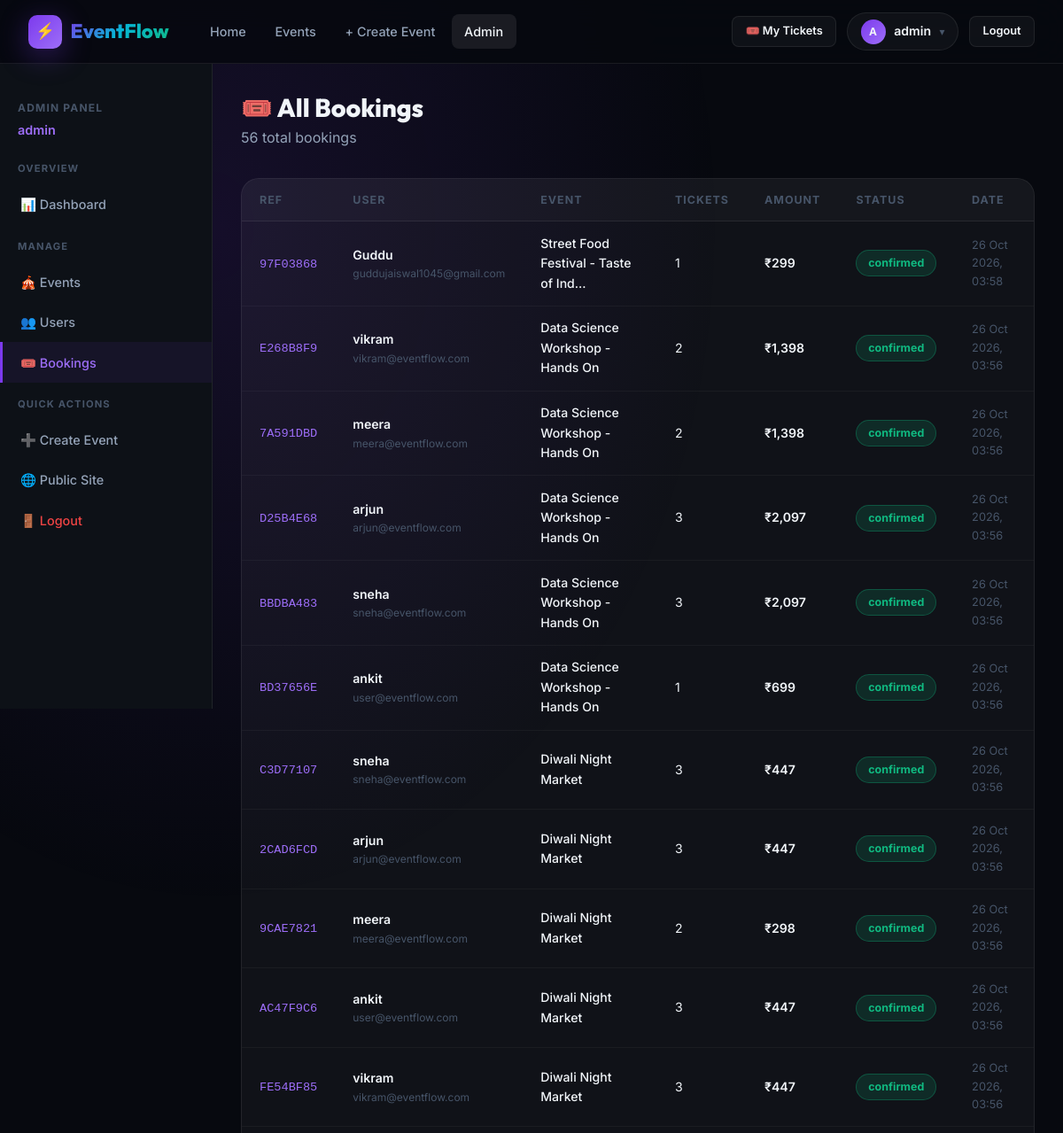
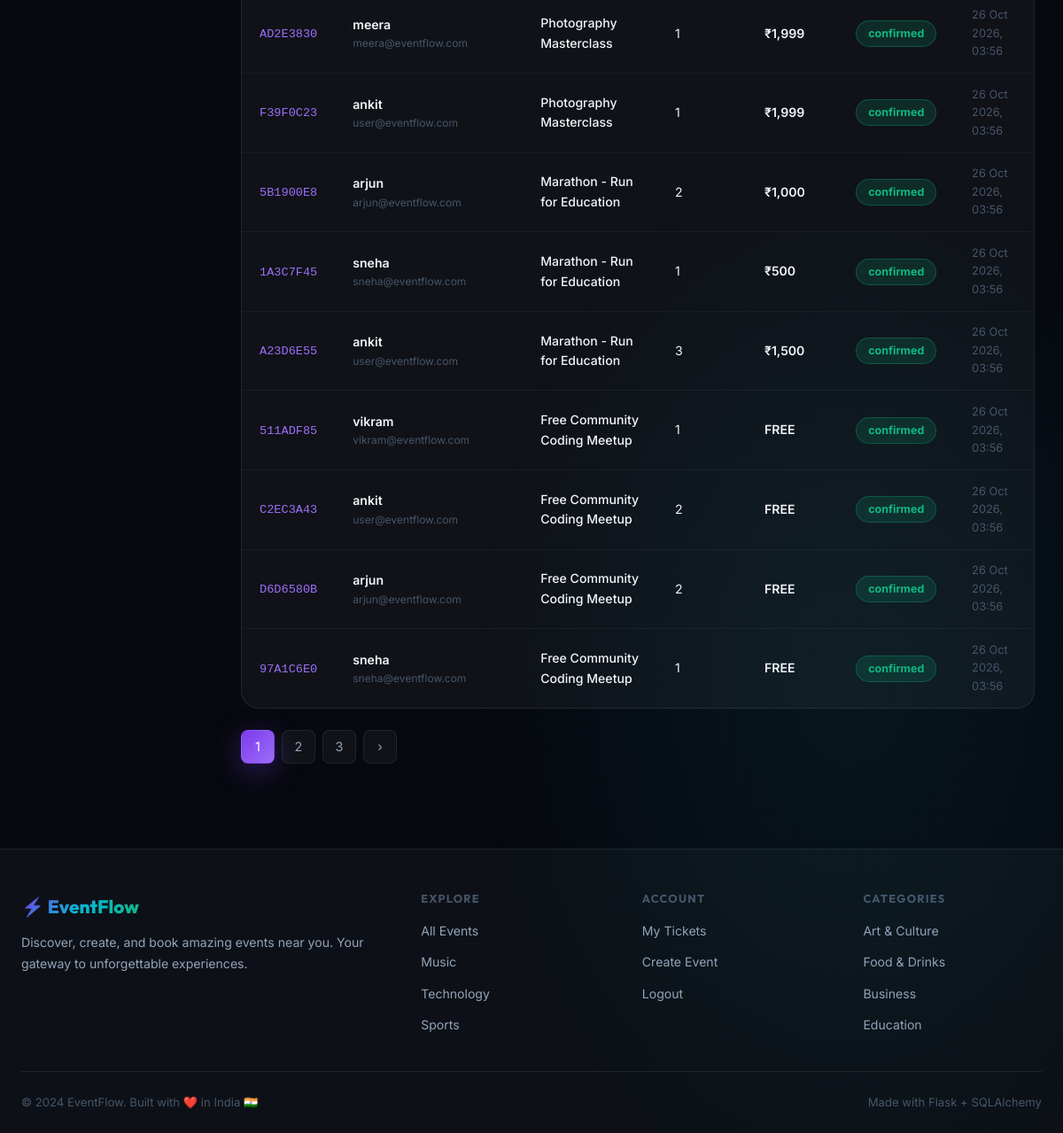
Screenshot of /admin/bookings (signed in) with the database file from the repository (2 pictures, top to bottom).
### app/models.py (models this page shows, shortened)
class User(UserMixin, db.Model):
    __tablename__ = 'users'
    id = db.Column(db.Integer, primary_key=True)
    username = db.Column(db.String(80), unique=True, nullable=False)
    email = db.Column(db.String(120), unique=True, nullable=False)
    password_hash = db.Column(db.String(256), nullable=False)
    role = db.Column(db.String(20), default='attendee')
    avatar = db.Column(db.String(200), default='default_avatar.png')
    bio = db.Column(db.Text, default='')
    is_active = db.Column(db.Boolean, default=True)
    created_at = db.Column(db.DateTime, default=datetime.utcnow)
    events = db.relationship('Event', backref='organizer', lazy=True, foreign_keys='Event.organizer_id')
    bookings = db.relationship('Booking', backref='user', lazy=True)
    def is_admin(self):
        return self.role == 'admin'
    def is_organizer(self):
        return self.role in ['organizer', 'admin']

class Booking(db.Model):
    __tablename__ = 'bookings'
    id = db.Column(db.Integer, primary_key=True)
    user_id = db.Column(db.Integer, db.ForeignKey('users.id'), nullable=False)
    event_id = db.Column(db.Integer, db.ForeignKey('events.id'), nullable=False)
    tickets_count = db.Column(db.Integer, nullable=False, default=1)
    total_price = db.Column(db.Float, nullable=False, default=0.0)
    status = db.Column(db.String(20), default='confirmed')
    booking_ref = db.Column(db.String(36), unique=True, default=lambda: str(uuid.uuid4())[:8].upper())
    qr_code_path = db.Column(db.String(300), default='')
    attendee_name = db.Column(db.String(100), default='')
    attendee_email = db.Column(db.String(120), default='')
    created_at = db.Column(db.DateTime, default=datetime.utcnow)

class Event(db.Model):
    __tablename__ = 'events'
    id = db.Column(db.Integer, primary_key=True)
    title = db.Column(db.String(200), nullable=False)
    description = db.Column(db.Text, nullable=False)
    event_date = db.Column(db.Date, nullable=False)
    event_time = db.Column(db.Time, nullable=False)
    venue = db.Column(db.String(300), nullable=False)
    city = db.Column(db.String(100), nullable=False, default='')
    category = db.Column(db.String(50), default='General')
    capacity = db.Column(db.Integer, nullable=False, default=100)
    price = db.Column(db.Float, nullable=False, default=0.0)
    banner_image = db.Column(db.String(300), default='default_event.jpg')
    organizer_id = db.Column(db.Integer, db.ForeignKey('users.id'), nullable=False)
    is_featured = db.Column(db.Boolean, default=False)
    is_active = db.Column(db.Boolean, default=True)
    created_at = db.Column(db.DateTime, default=datetime.utcnow)
    bookings = db.relationship('Booking', backref='event', lazy=True)

### app/admin/routes.py (the view)
@admin.route('/bookings')
@login_required
@admin_required
def all_bookings():
    page = request.args.get('page', 1, type=int)
    all_b = Booking.query.order_by(Booking.created_at.desc()).paginate(page=page, per_page=20)
    return render_template('admin/bookings.html', bookings=all_b, title='All Bookings')

### app/admin/routes.py (called while the page is built)
def admin_required(f):
    @wraps(f)
    def decorated(*args, **kwargs):
        if not current_user.is_authenticated or not current_user.is_admin():
            abort(403)
        return f(*args, **kwargs)
    return decorated

### app/models.py (called while the page is built)
@login_manager.user_loader
def load_user(user_id):
    return User.query.get(int(user_id))

### app/templates/admin/bookings.html (shortened to what this page needs)
{% extends 'admin/layout.html' %}
{% block admin_content %}
<div style="margin-bottom:2rem;">
  <h1 style="font-size:1.8rem;font-weight:800;margin-bottom:0.3rem;">🎟️ All Bookings</h1>
  <p style="color:var(--text-secondary);">{{ bookings.total }} total bookings</p>
</div>
<div class="data-table-wrapper">
  <table class="data-table">
    <thead><tr>
      <th>Ref</th><th>User</th><th>Event</th><th>Tickets</th><th>Amount</th><th>Status</th><th>Date</th>
    </tr></thead>
    <tbody>
      {% for b in bookings.items %}
        <tr>
          <td><span style="font-family:monospace;color:var(--violet-light);font-size:0.85rem;">{{ b.booking_ref }}</span></td>
          <td>
            <div style="font-weight:600;">{{ b.attendee_name or b.user.username }}</div>
            <div style="font-size:0.75rem;color:var(--text-muted);">{{ b.attendee_email or b.user.email }}</div>
          </td>
          <td>
            <a href="{{ url_for('events.detail', event_id=b.event_id) }}" style="color:var(--text-primary);font-weight:500;">
              {{ b.event.title[:35] }}{{ '...' if b.event.title|length > 35 }}
            </a>
          </td>
          <td>{{ b.tickets_count }}</td>
          <td style="font-weight:600;">{% if b.total_price == 0 %}FREE{% else %}₹{{ '{:,.0f}'.format(b.total_price) }}{% endif %}</td>
          <td><span class="status-badge status-{{ b.status }}">{{ b.status }}</span></td>
          <td style="color:var(--text-muted);font-size:0.8rem;">{{ b.created_at.strftime('%d %b %Y, %H:%M') }}</td>
        </tr>
      {% endfor %}
    </tbody>
  </table>
</div>
{% if bookings.pages > 1 %}
  <div class="pagination" style="justify-content:flex-start;margin-top:1.5rem;">
    {% for p in bookings.iter_pages() %}
      {% if p %}
        <a class="page-btn {{ 'active' if p == bookings.page }}" href="{{ url_for('admin.all_bookings', page=p) }}">{{ p }}</a>
      {% endif %}
    {% endfor %}
    {% if bookings.has_next %}
      <a class="page-btn" href="{{ url_for('admin.all_bookings', page=bookings.next_num) }}">›</a>
    {% endif %}
  </div>
{% endif %}
{% endblock %}

### app/templates/admin/layout.html
{% extends 'base.html' %}
{% block content %}
<div class="admin-layout">
  <aside class="admin-sidebar">
    <div style="padding:1rem 1.25rem 1.5rem;">
      <div style="font-size:0.75rem;font-weight:700;color:var(--text-muted);text-transform:uppercase;letter-spacing:0.1em;margin-bottom:0.25rem;">Admin Panel</div>
      <div style="font-size:0.9rem;font-weight:600;color:var(--violet-light);">{{ current_user.username }}</div>
    </div>
    <div class="admin-sidebar-title">Overview</div>
    <a href="{{ url_for('admin.dashboard') }}" class="admin-nav-item {{ 'active' if request.endpoint == 'admin.dashboard' }}">
      📊 Dashboard
    </a>
    <div class="admin-sidebar-title" style="margin-top:1rem;">Manage</div>
    <a href="{{ url_for('admin.events') }}" class="admin-nav-item {{ 'active' if request.endpoint == 'admin.events' }}">
      🎪 Events
    </a>
    <a href="{{ url_for('admin.users') }}" class="admin-nav-item {{ 'active' if request.endpoint == 'admin.users' }}">
      👥 Users
    </a>
    <a href="{{ url_for('admin.all_bookings') }}" class="admin-nav-item {{ 'active' if request.endpoint == 'admin.all_bookings' }}">
      🎟️ Bookings
    </a>
    <div class="admin-sidebar-title" style="margin-top:1rem;">Quick Actions</div>
    <a href="{{ url_for('events.create') }}" class="admin-nav-item">➕ Create Event</a>
    <a href="{{ url_for('events.list_events') }}" class="admin-nav-item">🌐 Public Site</a>
    <a href="{{ url_for('auth.logout') }}" class="admin-nav-item" style="color:var(--red);">🚪 Logout</a>
  </aside>
  <main class="admin-content">
    {% block admin_content %}{% endblock %}
  </main>
</div>
{% endblock %}

### app/templates/base.html (shortened to what this page needs)
<!DOCTYPE html>
<html lang="en">
<head>
  <link rel="stylesheet" href="{{ url_for('static', filename='css/style.css') }}"/>
</head>
<body>
<nav class="navbar" id="navbar">
  <div class="nav-container">
    <a href="{{ url_for('main.index') }}" class="nav-logo">
      <div class="logo-icon">⚡</div>
      <span class="gradient-text">EventFlow</span>
    </a>
    <div class="nav-links">
      <a href="{{ url_for('main.index') }}" class="{{ 'active' if request.endpoint == 'main.index' }}">Home</a>
      <a href="{{ url_for('events.list_events') }}" class="{{ 'active' if request.blueprint == 'events' }}">Events</a>
      {% if current_user.is_authenticated and current_user.is_organizer() %}
        <a href="{{ url_for('events.create') }}" class="{{ 'active' if request.endpoint == 'events.create' }}">+ Create Event</a>
      {% endif %}
      {% if current_user.is_authenticated and current_user.is_admin() %}
        <a href="{{ url_for('admin.dashboard') }}" class="{{ 'active' if request.blueprint == 'admin' }}">Admin</a>
      {% endif %}
    </div>
    <div class="nav-actions">
      {% if current_user.is_authenticated %}
        <a href="{{ url_for('bookings.my_bookings') }}" class="btn btn-secondary btn-sm">🎟️ My Tickets</a>
        <div class="nav-user">
          <div class="nav-avatar">{{ current_user.username[0].upper() }}</div>
          <span style="font-size:0.88rem;font-weight:600;">{{ current_user.username }}</span>
          <span style="color:var(--text-muted);font-size:0.75rem;">▾</span>
        </div>
        <a href="{{ url_for('auth.logout') }}" class="btn btn-secondary btn-sm">Logout</a>
      {% else %}
        <a href="{{ url_for('auth.login') }}" class="btn btn-secondary btn-sm">Sign In</a>
        <a href="{{ url_for('auth.register') }}" class="btn btn-primary btn-sm">Get Started</a>
      {% endif %}
    </div>
  </div>
</nav>
<div class="page-wrapper">
  {% block content %}{% endblock %}
</div>
<footer class="footer">
  <div class="container">
    <div class="footer-grid">
      <div class="footer-brand">
        <div class="brand-title"><span class="gradient-text">⚡ EventFlow</span></div>
        <p>Discover, create, and book amazing events near you. Your gateway to unforgettable experiences.</p>
      </div>
      <div class="footer-col">
        <h4>Explore</h4>
        <ul>
          <li><a href="{{ url_for('events.list_events') }}">All Events</a></li>
          <li><a href="{{ url_for('events.list_events', category='Music') }}">Music</a></li>
          <li><a href="{{ url_for('events.list_events', category='Technology') }}">Technology</a></li>
          <li><a href="{{ url_for('events.list_events', category='Sports') }}">Sports</a></li>
        </ul>
      </div>
      <div class="footer-col">
        <h4>Account</h4>
        <ul>
          {% if current_user.is_authenticated %}
            <li><a href="{{ url_for('bookings.my_bookings') }}">My Tickets</a></li>
            {% if current_user.is_organizer() %}
              <li><a href="{{ url_for('events.create') }}">Create Event</a></li>
            {% endif %}
            <li><a href="{{ url_for('auth.logout') }}">Logout</a></li>
          {% else %}
            <li><a href="{{ url_for('auth.login') }}">Sign In</a></li>
            <li><a href="{{ url_for('auth.register') }}">Register</a></li>
          {% endif %}
        </ul>
      </div>
      <div class="footer-col">
        <h4>Categories</h4>
        <ul>
          <li><a href="{{ url_for('events.list_events', category='Art') }}">Art & Culture</a></li>
          <li><a href="{{ url_for('events.list_events', category='Food') }}">Food & Drinks</a></li>
          <li><a href="{{ url_for('events.list_events', category='Business') }}">Business</a></li>
          <li><a href="{{ url_for('events.list_events', category='Education') }}">Education</a></li>
        </ul>
      </div>
    </div>
    <div class="footer-bottom">
      <span>© 2024 EventFlow. Built with ❤️ in India 🇮🇳</span>
      <span>Made with Flask + SQLAlchemy</span>
    </div>
  </div>
</footer>
</body>
</html>

### rows the page displays
User: username "A", username "admin"
Booking: booking_ref "97F03868", attendee_name "Guddu", attendee_email "guddujaiswal1045@gmail.com", event "Street Food Festival - Taste of Ind", tickets_count "1", total_price "299", status "confirmed", created_at "26 Oct 2026, 03:58"
Event: title "..."
Booking: booking_ref "E268B8F9", attendee_name "vikram", attendee_email "vikram@eventflow.com", event "Data Science Workshop - Hands On", tickets_count "2", total_price "1,398", status "confirmed", created_at "26 Oct 2026, 03:56"
Booking: booking_ref "7A591DBD", attendee_name "meera", attendee_email "meera@eventflow.com", event "Data Science Workshop - Hands On", tickets_count "2", total_price "1,398", status "confirmed", created_at "26 Oct 2026, 03:56"
Booking: booking_ref "D25B4E68", attendee_name "arjun", attendee_email "arjun@eventflow.com", event "Data Science Workshop - Hands On", tickets_count "3", total_price "2,097", status "confirmed", created_at "26 Oct 2026, 03:56"
Booking: booking_ref "BBDBA483", attendee_name "sneha", attendee_email "sneha@eventflow.com", event "Data Science Workshop - Hands On", tickets_count "3", total_price "2,097", status "confirmed", created_at "26 Oct 2026, 03:56"
Booking: booking_ref "BD37656E", attendee_name "ankit", attendee_email "user@eventflow.com", event "Data Science Workshop - Hands On", tickets_count "1", total_price "699", status "confirmed", created_at "26 Oct 2026, 03:56"
Booking: booking_ref "C3D77107", attendee_name "sneha", attendee_email "sneha@eventflow.com", event "Diwali Night Market", tickets_count "3", total_price "447", status "confirmed", created_at "26 Oct 2026, 03:56"
Booking: booking_ref "2CAD6FCD", attendee_name "arjun", attendee_email "arjun@eventflow.com", event "Diwali Night Market", tickets_count "3", total_price "447", status "confirmed", created_at "26 Oct 2026, 03:56"
Booking: booking_ref "9CAE7821", attendee_name "meera", attendee_email "meera@eventflow.com", event "Diwali Night Market", tickets_count "2", total_price "298", status "confirmed", created_at "26 Oct 2026, 03:56"
Booking: booking_ref "AC47F9C6", attendee_name "ankit", attendee_email "user@eventflow.com", event "Diwali Night Market", tickets_count "3", total_price "447", status "confirmed", created_at "26 Oct 2026, 03:56"
Booking: booking_ref "FE54BF85", attendee_name "vikram", attendee_email "vikram@eventflow.com", event "Diwali Night Market", tickets_count "3", total_price "447", status "confirmed", created_at "26 Oct 2026, 03:56"
Booking: booking_ref "AD2E3830", attendee_name "meera", attendee_email "meera@eventflow.com", event "Photography Masterclass", tickets_count "1", total_price "1,999", status "confirmed", created_at "26 Oct 2026, 03:56"
Booking: booking_ref "F39F0C23", attendee_name "ankit", attendee_email "user@eventflow.com", event "Photography Masterclass", tickets_count "1", total_price "1,999", status "confirmed", created_at "26 Oct 2026, 03:56"
Booking: booking_ref "5B1900E8", attendee_name "arjun", attendee_email "arjun@eventflow.com", event "Marathon - Run for Education", tickets_count "2", total_price "1,000", status "confirmed", created_at "26 Oct 2026, 03:56"
Booking: booking_ref "1A3C7F45", attendee_name "sneha", attendee_email "sneha@eventflow.com", event "Marathon - Run for Education", tickets_count "1", total_price "500", status "confirmed", created_at "26 Oct 2026, 03:56"
Booking: booking_ref "A23D6E55", attendee_name "ankit", attendee_email "user@eventflow.com", event "Marathon - Run for Education", tickets_count "3", total_price "1,500", status "confirmed", created_at "26 Oct 2026, 03:56"
Booking: booking_ref "511ADF85", attendee_name "vikram", attendee_email "vikram@eventflow.com", event "Free Community Coding Meetup", tickets_count "1", total_price "FREE", status "confirmed", created_at "26 Oct 2026, 03:56"
Booking: booking_ref "C2EC3A43", attendee_name "ankit", attendee_email "user@eventflow.com", event "Free Community Coding Meetup", tickets_count "2", total_price "FREE", status "confirmed", created_at "26 Oct 2026, 03:56"
Booking: booking_ref "D6D6580B", attendee_name "arjun", attendee_email "arjun@eventflow.com", event "Free Community Coding Meetup", tickets_count "2", total_price "FREE", status "confirmed", created_at "26 Oct 2026, 03:56"
Booking: booking_ref "97A1C6E0", attendee_name "sneha", attendee_email "sneha@eventflow.com", event "Free Community Coding Meetup", tickets_count "1", total_price "FREE", status "confirmed", created_at "26 Oct 2026, 03:56"

### other values shown
{{ bookings.total }} "56"
{{ p }} "1" "2" "3"
